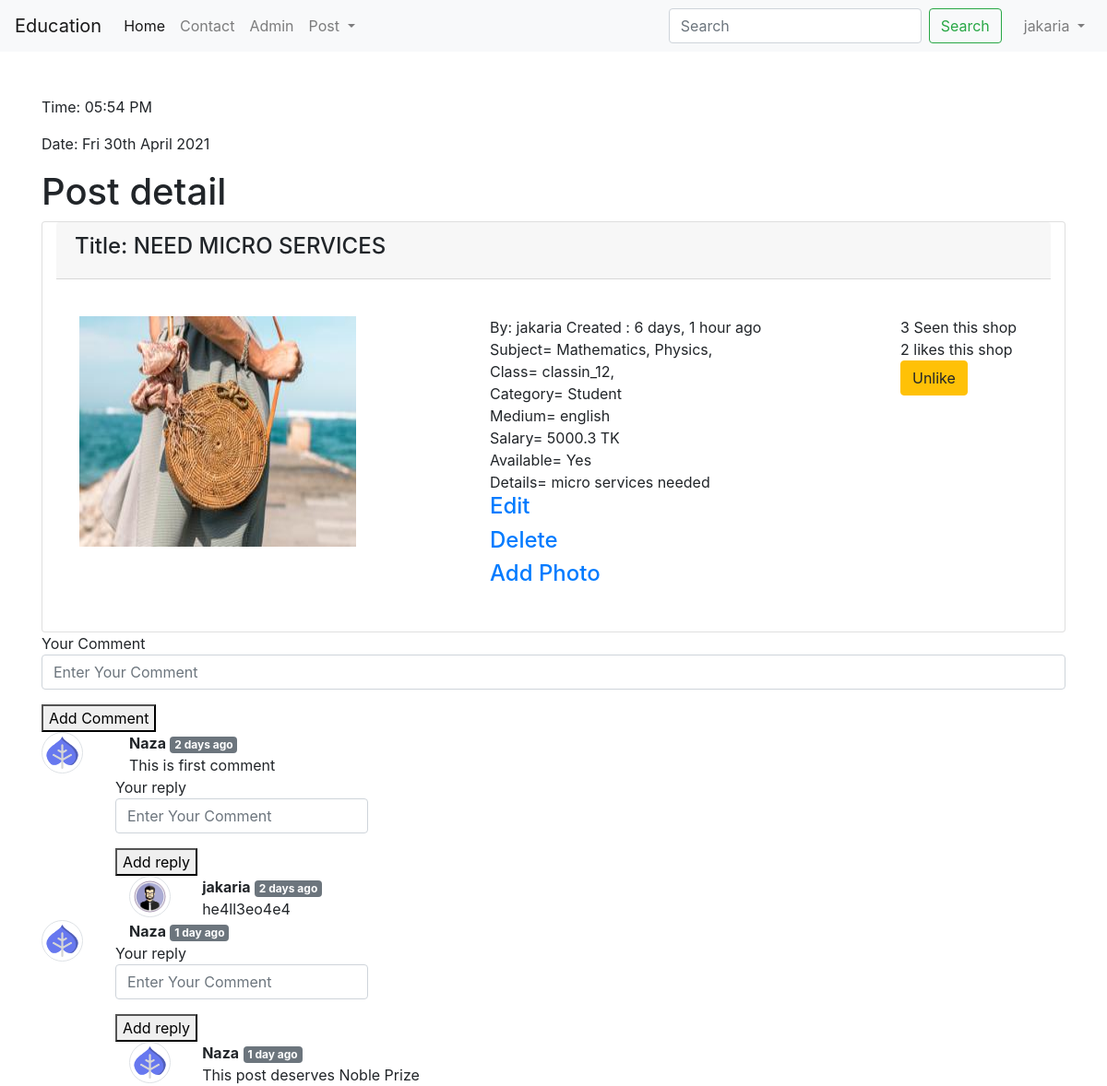
The page /education/postdetail/2/ (signed in) on the database its author committed.
### education/models.py (models this page shows, shortened)
class Post(models.Model):
    CATEGORY={
        ('Teacher', 'Teacher'),
        ('Student', 'Student'),
    }
    MEDIUM =(
        ('bangla', 'bangla'),
        ('english', 'english'),
        ('hindi', 'hindi'),
        ('mandarin', 'mandarin'),
    )
    user = models.ForeignKey(User, on_delete=models.CASCADE, blank=True, null=True)
    id = models.AutoField(primary_key=True)
    title = models.CharField(max_length=100)
    slug = models.CharField(max_length=100, default=title)
    email = models.EmailField()
    salary = models.FloatField()
    details = models.TextField()
    available = models.BooleanField()
    category = models.CharField(max_length=100, choices=CATEGORY)
    created_at = models.DateTimeField(default=now)
    image = models.ImageField(default="default.jpg", upload_to="education/images")
    medium = MultiSelectField(max_length=100, max_choices=4, choices=MEDIUM, default='english')
    district=models.CharField(max_length=100, null=True, blank=True)
    subject=models.ManyToManyField(Subject,related_name='subject_set')
    class_in=models.ManyToManyField(Classs_in,related_name='class_set')
    likes= models.ManyToManyField(User, related_name='like_set')
    views= models.ManyToManyField(User, related_name='view_set')
    def total_likes(self):
        return self.likes.count()
    def total_views(self):
        return self.views.count()
    def get_subject_name(self):
        sub=self.subject.all()
        subjects=""
        for i in sub:
            subjects = subjects + str(i.name) + ", "
        return subjects
    def get_class_name(self):
        sub=self.class_in.all()
        classes=""
        for i in sub:
            classes = classes + str(i.name) + ", "
        return classes
    def uppercase(self):
        return self.title.upper()
    objects=models.Manager() #buildin manager
    items=PostManager() #Custom manager

class Subject(models.Model):
    name= models.CharField(max_length=100)

class Classs_in(models.Model):
    name= models.CharField(max_length=100)

class Comment(models.Model):
    user = models.ForeignKey(User, on_delete=models.CASCADE)
    post = models.ForeignKey(Post, on_delete=models.CASCADE)
    text = models.TextField()
    parent = models.ForeignKey('self', on_delete=models.CASCADE, null=True)
    created_at = models.DateTimeField(default=now)

### session/models.py (models this page shows, shortened)
class UserProfile(models.Model):
    GENRE_CHOICES = (
        ('Male', 'MALE'),
        ('Female', 'FEMALE'),
    )
    CATEGORY=(
        ('Student', 'Student'),
        ('Teacher', 'Teacher'),
    )
    BLOOD_GROUP=(
        ('A+', 'A+'),
        ('A-', 'A-'),
        ('AB+', 'AB+'),
        ('AB-', 'AB-'),
        ('B+', 'B+'),
        ('B-', 'B-'),
        ('O+', 'O+'),
        ('O-', 'O-'),
    )
    user = models.OneToOneField(User,on_delete=models.CASCADE)
    birth_date = models.DateField()
    blood_group=models.CharField(max_length=3, choices=BLOOD_GROUP)
    gender = models.CharField(max_length=50, choices=GENRE_CHOICES)
    address = models.CharField(max_length=150)
    phone=models.CharField(max_length=13)
    nationality = models.CharField(max_length=30)
    religion = models.CharField(max_length=50)
    biodata=models.TextField()
    profession=models.CharField(max_length=50,choices=CATEGORY,null=True)
    image=models.ImageField(default='default.jpg', upload_to='session/images')

### education/views.py (the view)
# urls.py: path('postdetail/<int:pk>/', postDetailView.as_view() , name="postdetail"),
class postDetailView(DetailView):
    template_name = "education/postdetail.html"
    model=Post
    context_object_name="postdetail"
    def get_context_data(self, *args, **kwargs):
        self.object.views.add(self.request.user)
        liked=False
        if self.object.likes.filter(id=self.request.user.id).exists():
            liked=True
        context=super().get_context_data(*args, **kwargs)
        post=context.get('object')
        comments=Comment.objects.filter(post=post.id, parent=None)
        replies=Comment.objects.filter(post=post.id).exclude(parent=None)
        DictofReply={}
        for reply in replies:
            if reply.parent.id not in DictofReply.keys():
                DictofReply[reply.parent.id]=[reply]
            else:
                DictofReply[reply.parent.id].append(reply)
        context['post']= context.get('object')
        context['liked']= liked
        context['comments']= comments
        context['DictofReply']= DictofReply
        return context

### education/templatetags/tag.py (called while the page is built)
@register.filter(name="get_reply")
def get_reply(dict, key):
    return dict.get(key)

### templates/education/postdetail.html (shortened to what this page needs)
{% extends 'basic.html' %}
{% load humanize %}
{% load tag %}
{% block body %}
<h1> Post detail </h1>
<div class="card col-md-12">
    <div class="card-header"> <h4>Title: {{postdetail.uppercase}}</h4></div>
    <div class="card-body row">
    <div class="card-body col-5"> <img class="image-rounded circle" src="{{postdetail.image.url}}" width="300" height="250" alt="img"></div>
    <div class="card-body col-5">
    By: {{postdetail.user.username}}   Created : {{postdetail.created_at|naturaltime}}<br>
    Subject= {{ postdetail.get_subject_name }} <br>
    Class= {{ postdetail.get_class_name }} <br>
        Category= {{postdetail.category}}<br>
        Medium= {{postdetail.medium}}<br>
        Salary= {{postdetail.salary}} TK<br>
        Available= {% if postdetail.available %} Yes{% else %}No {% endif %} <br>
        Details= {{postdetail.details}}<br>
        {% if request.user == postdetail.user %}
        <h4><a href="/education/edit/{{postdetail.id}}">Edit</a> </h4>
        <h4><a href="/education/delete/{{postdetail.id}}">Delete</a> </h4>
        <h4><a href="/education/addphoto/{{postdetail.id}}">Add Photo</a> </h4>
        {% endif %}
    </div>
    <div class="card-body">
        <div>
            {{postdetail.total_views}} Seen this shop <br>
            {{postdetail.total_likes}} likes this shop<br>
        </div>
        <form action="/education/like/{{postdetail.id}}/" method="post">
            {% if liked %}
            <button type="submit" class="btn btn-warning">Unlike</button>
            {% else %}
            <button type="submit" class="btn btn-warning">Like</button>
            {% endif %}
        </form>
    </div>
   </div>
</div>
<div>
    <form action="/education/addcomment/" method="post">
      <div class="form-group">
        <lebel> Your Comment</lebel>
        <input type="text" name="comment" placeholder="Enter Your Comment" class="form-control">
      </div>
      <button type="submit"> Add Comment</button>
    </form>
  </div>
<div>
{% for comment in comments %}
<div class="row">
<div class="col-md-1">
<img src="{{comment.user.userprofile.image.url}}" class=" rounded-circle img-thumbnail" style="width:45px;" alt="image">
</div>
<div class="col-md-10">
<b>{{comment.user.username}}</b> <span class="badge badge-secondary"> {{comment.created_at | naturaltime}}
</span>
<div>{{comment.text}}</div>
<div class="row">
<form action="/education/addcomment/" method="post">
      <div class="form-group">
        <lebel> Your reply</lebel>
        <input type="text" name="comment" placeholder="Enter Your Comment" class="form-control">
      </div>
      <button type="submit"> Add reply</button>
    </form>
    </div>
 {% for reply  in DictofReply|get_reply:comment.id %}
<div class="row">
<div class="col-md-1">
<img src="{{reply.user.userprofile.image.url}}" class=" rounded-circle img-thumbnail" style="width:45px;" alt="Image">
</div>
<div class="col-md-10">
<b>{{reply.user.username}}</b> <span class="badge badge-secondary"> {{reply.created_at | naturaltime}}
</span>
<div>{{reply.text}}</div>
</div>
</div>
{% endfor %}
</div>
</div>
{% endfor %}
</div>
{% endblock body %}

### templates/basic.html (shortened to what this page needs)
<!DOCTYPE html>
<html lang="en">
  <head>
    <link rel="stylesheet" href="https://maxcdn.bootstrapcdn.com/bootstrap/4.0.0/css/bootstrap.min.css">
  </head>
  <body>
  <nav class="navbar navbar-expand-lg navbar-light bg-light">
    <a class="navbar-brand" href="/">Education</a>
    <div class="collapse navbar-collapse" id="navbarSupportedContent">
      <ul class="navbar-nav mr-auto">
        <li class="nav-item active">
          <a class="nav-link" href="{% url 'home' %}">Home <span class="sr-only">(current)</span></a>
        </li>
        <li class="nav-item">
          <a class="nav-link" href="{% url 'education:contact' %}">Contact</a>
        </li>
        <li class="nav-item">
          <a class="nav-link" href="/admin">Admin</a>
        </li>
        <li class="nav-item dropdown">
          <a class="nav-link dropdown-toggle" href="#" id="navbarDropdown" role="button" data-toggle="dropdown" aria-haspopup="true" aria-expanded="false">
            Post
          </a>
        </li>
      </ul>
      <form method="post" action="/education/search/" class="form-inline my-2 my-lg-0">
        <input class="form-control mr-sm-2" type="search" name="search" placeholder="Search" aria-label="Search">
        <button class="btn btn-outline-success my-2 my-sm-0" type="submit">Search</button>
      </form>
      <ul class="ml-3 navbar-nav">
        {% if user.is_authenticated %}
        <li class="nav-item dropdown">
          <a class="nav-link dropdown-toggle" href="#" id="navbarDropdown" role="button" data-toggle="dropdown" aria-haspopup="true" aria-expanded="false">
            {{user.username}}
          </a>
        </li>
        {% endif %}
      </ul>
    </div>
  </nav>
  <div class="container mt-5">
    <p>Time: {% now "h:i A" %} </p>
    <p>Date: {% now "D jS F Y" %} </p>
  {% block body %}{% endblock body %}
  </div>
  </body>
</html>

### rows shown on the page
Post: uppercase "NEED MICRO SERVICES", image (picture), user.username "jakaria", created_at "6 days, 1 hour ago", get_subject_name "Mathematics, Physics,", get_class_name "classin_12,", category "Student", medium "english", salary "5000.3", details "micro services needed", total_views "3", total_likes "2"
Comment: user.userprofile.image (picture), user.username "Naza", created_at "2 days ago", text "This is first comment"
Comment: user.userprofile.image (picture), user.username "jakaria", created_at "2 days ago", text "he4ll3eo4e4"
Comment: user.userprofile.image (picture), user.username "Naza", created_at "1 day ago"
Comment: user.userprofile.image (picture), user.username "Naza", created_at "1 day ago", text "This post deserves Noble Prize"

### other values the page prints
{{ user.username }} "jakaria"
